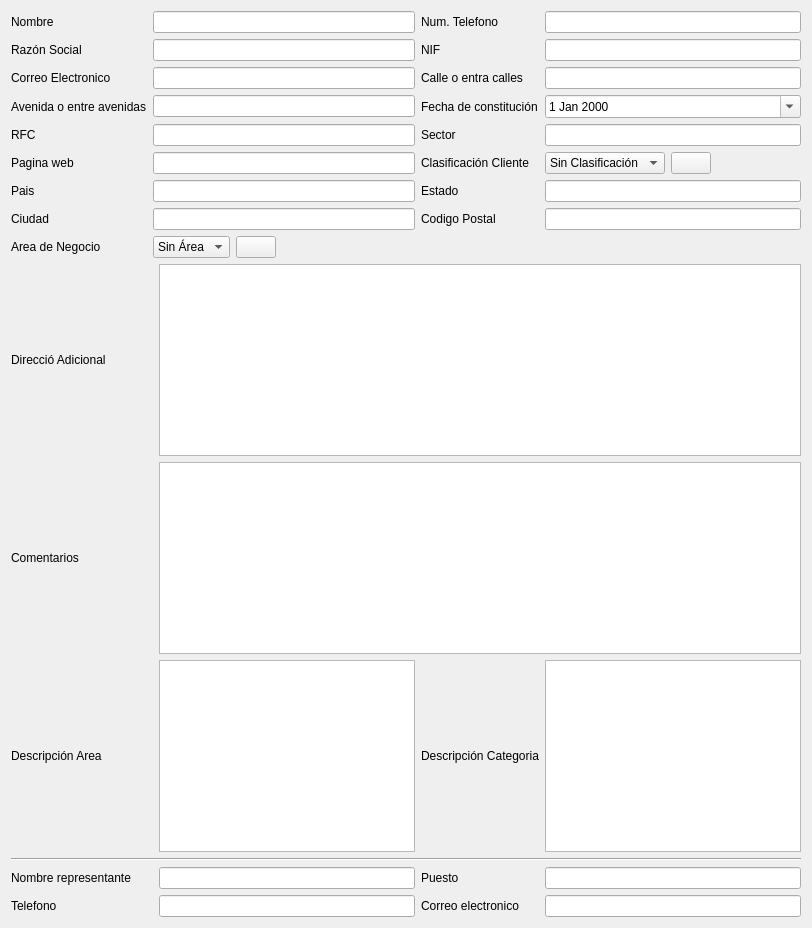
                        <widget class="QWidget" name="wpc_contenedor_clienteMoral" native="true">
                         <property name="enabled">
                          <bool>true</bool>
                         </property>
                         <property name="maximumSize">
                          <size>
                           <width>16777215</width>
                           <height>16777215</height>
                          </size>
                         </property>
                         <layout class="QGridLayout" name="gridLayout_15">
                          <item row="6" column="0">
                           <widget class="QLabel" name="etiqueta_pais_moral">
                            <property name="text">
                             <string>Pais</string>
                            </property>
                           </widget>
                          </item>
                          <item row="7" column="4">
                           <widget class="QLineEdit" name="txt_codigopostal_moral"/>
                          </item>
                          <item row="7" column="0">
                           <widget class="QLabel" name="etiqueta_ciudad_moral">
                            <property name="text">
                             <string>Ciudad</string>
                            </property>
                           </widget>
                          </item>
                          <item row="4" column="3">
                           <widget class="QLabel" name="etiqueta_wpc_sector_moral">
                            <property name="minimumSize">
                             <size>
                              <width>0</width>
                              <height>0</height>
                             </size>
                            </property>
                            <property name="text">
                             <string>Sector</string>
                            </property>
                           </widget>
                          </item>
                          <item row="13" column="3">
                           <widget class="QLabel" name="etiqueta_wpc_puesto_representante_moral">
                            <property name="minimumSize">
                             <size>
                              <width>0</width>
                              <height>0</height>
                             </size>
                            </property>
                            <property name="text">
                             <string>Puesto</string>
                            </property>
                           </widget>
                          </item>
                          <item row="6" column="4">
                           <widget class="QLineEdit" name="txt_estado_moral"/>
                          </item>
                          <item row="6" column="3">
                           <widget class="QLabel" name="etiqueta_estado_moral">
                            <property name="text">
                             <string>Estado</string>
                            </property>
                           </widget>
                          </item>
                          <item row="5" column="4">
                           <layout class="QGridLayout" name="gridLayout_13">
                            <item row="0" column="1">
                             <widget class="QPushButton" name="btn_btn_nuevacategoriaMoral">
                              <property name="cursor">
                               <cursorShape>PointingHandCursor</cursorShape>
                              </property>
                              <property name="toolTip">
                               <string>Agregar clasificación</string>
                              </property>
                              <property name="text">
                               <string/>
                              </property>
                              <property name="icon">
                               <iconset resource="../../Source/iconosSVG.qrc">
                                <normaloff>:/iconosBlancos/Icons/iconos/Blanco/agregar_blanco.svg</normaloff>:/iconosBlancos/Icons/iconos/Blanco/agregar_blanco.svg</iconset>
                              </property>
                              <property name="iconSize">
                               <size>
                                <width>20</width>
                                <height>20</height>
                               </size>
                              </property>
                             </widget>
                            </item>
                            <item row="0" column="0">
                             <widget class="QComboBox" name="cajaOpciones_categoriaMoral">
                              <item>
                               <property name="text">
                                <string>Sin Clasificación</string>
                               </property>
                              </item>
                             </widget>
                            </item>
                            <item row="0" column="2">
                             <spacer name="horizontalSpacer_5">
                              <property name="orientation">
                               <enum>Qt::Orientation::Horizontal</enum>
                              </property>
                              <property name="sizeHint" stdset="0">
                               <size>
                                <width>40</width>
                                <height>20</height>
                               </size>
                              </property>
                             </spacer>
                            </item>
                           </layout>
                          </item>
                          <item row="13" column="4">
                           <widget class="QLineEdit" name="txt_puesto_repre_moral">
                            <property name="minimumSize">
                             <size>
                              <width>200</width>
                              <height>17</height>
                             </size>
                            </property>
                           </widget>
                          </item>
                          <item row="5" column="3">
                           <widget class="QLabel" name="etiqueta_categoriaMoral">
                            <property name="text">
                             <string>Clasificación Cliente</string>
                            </property>
                           </widget>
                          </item>
                          <item row="2" column="0">
                           <widget class="QLabel" name="etiqueta_wpc_correo_moral">
                            <property name="minimumSize">
                             <size>
                              <width>0</width>
                              <height>0</height>
                             </size>
                            </property>
                            <property name="text">
                             <string>Correo Electronico</string>
                            </property>
                           </widget>
                          </item>
                          <item row="7" column="3">
                           <widget class="QLabel" name="etiqueta_codigopostal_moral">
                            <property name="text">
                             <string>Codigo Postal</string>
                            </property>
                           </widget>
                          </item>
                          <item row="13" column="0">
                           <widget class="QLabel" name="etiqueta_wpc_representante_moral">
                            <property name="minimumSize">
                             <size>
                              <width>0</width>
                              <height>0</height>
                             </size>
                            </property>
                            <property name="text">
                             <string>Nombre representante</string>
                            </property>
                           </widget>
                          </item>
                          <item row="8" column="1" colspan="2">
                           <layout class="QGridLayout" name="gridLayout_2">
                            <item row="1" column="1">
                             <widget class="QPushButton" name="btn_btn_areasnegocio_moral">
                              <property name="cursor">
                               <cursorShape>PointingHandCursor</cursorShape>
                              </property>
                              <property name="toolTip">
                               <string>Agregar área</string>
                              </property>
                              <property name="text">
                               <string/>
                              </property>
                              <property name="icon">
                               <iconset resource="../../Source/iconosSVG.qrc">
                                <normaloff>:/iconosBlancos/Icons/iconos/Blanco/agregar_blanco.svg</normaloff>:/iconosBlancos/Icons/iconos/Blanco/agregar_blanco.svg</iconset>
                              </property>
                              <property name="iconSize">
                               <size>
                                <width>20</width>
                                <height>20</height>
                               </size>
                              </property>
                             </widget>
                            </item>
                            <item row="1" column="0">
                             <widget class="QComboBox" name="cajaOpciones_areasnegocio_moral">
                              <item>
                               <property name="text">
                                <string>Sin Área</string>
                               </property>
                              </item>
                             </widget>
                            </item>
                            <item row="1" column="2">
                             <spacer name="horizontalSpacer_4">
                              <property name="orientation">
                               <enum>Qt::Orientation::Horizontal</enum>
                              </property>
                              <property name="sizeHint" stdset="0">
                               <size>
                                <width>40</width>
                                <height>20</height>
                               </size>
                              </property>
                             </spacer>
                            </item>
                           </layout>
                          </item>
                          <item row="14" column="0">
                           <widget class="QLabel" name="etiqueta_wpc_telefono_representante_moral">
                            <property name="minimumSize">
                             <size>
                              <width>0</width>
                              <height>0</height>
                             </size>
                            </property>
                            <property name="text">
                             <string>Telefono</string>
                            </property>
                           </widget>
                          </item>
                          <item row="12" column="0" colspan="5">
                           <widget class="Line" name="line">
                            <property name="orientation">
                             <enum>Qt::Orientation::Horizontal</enum>
                            </property>
                           </widget>
                          </item>
                          <item row="3" column="0">
                           <widget class="QLabel" name="etiqueta_wpc_avenidas_moral">
                            <property name="minimumSize">
                             <size>
                              <width>0</width>
                              <height>0</height>
                             </size>
                            </property>
                            <property name="text">
                             <string>Avenida o entre avenidas</string>
                            </property>
                           </widget>
                          </item>
                          <item row="2" column="4">
                           <widget class="QLineEdit" name="txt_calles_empre_moral">
                            <property name="minimumSize">
                             <size>
                              <width>200</width>
                              <height>17</height>
                             </size>
                            </property>
                           </widget>
                          </item>
                          <item row="1" column="1" colspan="2">
                           <widget class="QLineEdit" name="txt_razonsocial_moral"/>
                          </item>
                          <item row="8" column="0">
                           <widget class="QLabel" name="etiqueta_areanegocio_moral">
                            <property name="text">
                             <string>Area de Negocio</string>
                            </property>
                           </widget>
                          </item>
                          <item row="4" column="0">
                           <widget class="QLabel" name="etiqueta_wpc_rfc_moral">
                            <property name="minimumSize">
                             <size>
                              <width>0</width>
                              <height>0</height>
                             </size>
                            </property>
                            <property name="text">
                             <string>RFC</string>
                            </property>
                           </widget>
                          </item>
                          <item row="9" column="0">
                           <widget class="QLabel" name="etiqueta_direccionadicional_moral">
                            <property name="text">
                             <string>Direcció Adicional</string>
                            </property>
                           </widget>
                          </item>
                          <item row="13" column="2">
                           <widget class="QLineEdit" name="txt_nombre_repre_moral">
                            <property name="minimumSize">
                             <size>
                              <width>200</width>
                              <height>0</height>
                             </size>
                            </property>
                           </widget>
                          </item>
                          <item row="1" column="4">
                           <widget class="QLineEdit" name="txt_nif_moral"/>
                          </item>
                          <item row="14" column="4">
                           <widget class="QLineEdit" name="txt_correo_repre_moral">
                            <property name="minimumSize">
                             <size>
                              <width>200</width>
                              <height>17</height>
                             </size>
                            </property>
                           </widget>
                          </item>
                          <item row="5" column="0">
                           <widget class="QLabel" name="etiqueta_wpc_pagina_moral">
                            <property name="minimumSize">
                             <size>
                              <width>0</width>
                              <height>0</height>
                             </size>
                            </property>
                            <property name="text">
                             <string>Pagina web</string>
                            </property>
                           </widget>
                          </item>
                          <item row="3" column="1" colspan="2">
                           <widget class="QLineEdit" name="txt_avenidas_empre_moral">
                            <property name="minimumSize">
                             <size>
                              <width>200</width>
                              <height>0</height>
                             </size>
                            </property>
                           </widget>
                          </item>
                          <item row="2" column="3">
                           <widget class="QLabel" name="etiqueta_wpc_calles_moral">
                            <property name="minimumSize">
                             <size>
                              <width>0</width>
                              <height>0</height>
                             </size>
                            </property>
                            <property name="text">
                             <string>Calle o entra calles</string>
                            </property>
                           </widget>
                          </item>
                          <item row="7" column="1" colspan="2">
                           <widget class="QLineEdit" name="txt_ciudad_moral"/>
                          </item>
                          <item row="1" column="3">
                           <widget class="QLabel" name="etiqueta_nif_moral">
                            <property name="text">
                             <string>NIF</string>
                            </property>
                           </widget>
                          </item>
                          <item row="0" column="4">
                           <widget class="QLineEdit" name="txt_telefono_empre_moral">
                            <property name="minimumSize">
                             <size>
                              <width>200</width>
                              <height>17</height>
                             </size>
                            </property>
                           </widget>
                          </item>
                          <item row="9" column="2" colspan="3">
                           <widget class="QPlainTextEdit" name="txtlargo_direccionadicional_moral"/>
                          </item>
                          <item row="10" column="2" colspan="3">
                           <widget class="QPlainTextEdit" name="txtlargo_comentarios_cliente_moral"/>
                          </item>
                          <item row="4" column="1" colspan="2">
                           <widget class="QLineEdit" name="txt_rfc_empre_moral">
                            <property name="minimumSize">
                             <size>
                              <width>200</width>
                              <height>0</height>
                             </size>
                            </property>
                           </widget>
                          </item>
                          <item row="4" column="4">
                           <widget class="QLineEdit" name="txt_sector_empre_moral">
                            <property name="minimumSize">
                             <size>
                              <width>200</width>
                              <height>17</height>
                             </size>
                            </property>
                           </widget>
                          </item>
                          <item row="0" column="0">
                           <widget class="QLabel" name="etiqueta_wpc_nombre_moral">
                            <property name="minimumSize">
                             <size>
                              <width>0</width>
                              <height>0</height>
                             </size>
                            </property>
                            <property name="text">
                             <string>Nombre</string>
                            </property>
                           </widget>
                          </item>
                          <item row="6" column="1" colspan="2">
                           <widget class="QLineEdit" name="txt_pais_moral"/>
                          </item>
                          <item row="3" column="4">
                           <widget class="QDateEdit" name="fecha_fechaconstitucion">
                            <property name="calendarPopup">
                             <bool>true</bool>
                            </property>
                           </widget>
                          </item>
                          <item row="14" column="2">
                           <widget class="QLineEdit" name="txt_telefono_repre_moral">
                            <property name="minimumSize">
                             <size>
                              <width>200</width>
                              <height>0</height>
                             </size>
                            </property>
                           </widget>
                          </item>
                          <item row="2" column="1" colspan="2">
                           <widget class="QLineEdit" name="txt_correo_empre_moral">
                            <property name="minimumSize">
                             <size>
                              <width>200</width>
                              <height>0</height>
                             </size>
                            </property>
                           </widget>
                          </item>
                          <item row="5" column="1" colspan="2">
                           <widget class="QLineEdit" name="txt_pagina_empre_moral">
                            <property name="minimumSize">
                             <size>
                              <width>200</width>
                              <height>0</height>
                             </size>
                            </property>
                           </widget>
                          </item>
                          <item row="0" column="3">
                           <widget class="QLabel" name="etiqueta_wpc_telefono_moral">
                            <property name="minimumSize">
                             <size>
                              <width>0</width>
                              <height>0</height>
                             </size>
                            </property>
                            <property name="text">
                             <string>Num. Telefono</string>
                            </property>
                           </widget>
                          </item>
                          <item row="0" column="1" colspan="2">
                           <widget class="QLineEdit" name="txt_nombre_empre_moral">
                            <property name="minimumSize">
                             <size>
                              <width>200</width>
                              <height>0</height>
                             </size>
                            </property>
                           </widget>
                          </item>
                          <item row="1" column="0">
                           <widget class="QLabel" name="etiqueta_razonsocial_moral">
                            <property name="text">
                             <string>Razón Social</string>
                            </property>
                           </widget>
                          </item>
                          <item row="14" column="3">
                           <widget class="QLabel" name="etiqueta_wpc_correo_repre_moral">
                            <property name="minimumSize">
                             <size>
                              <width>0</width>
                              <height>0</height>
                             </size>
                            </property>
                            <property name="text">
                             <string>Correo electronico</string>
                            </property>
                           </widget>
                          </item>
                          <item row="10" column="0">
                           <widget class="QLabel" name="etiqueta_comentarios_cliente_moral">
                            <property name="text">
                             <string>Comentarios</string>
                            </property>
                           </widget>
                          </item>
                          <item row="3" column="3">
                           <widget class="QLabel" name="etiqueta_wpc_fechaconst_moral">
                            <property name="minimumSize">
                             <size>
                              <width>0</width>
                              <height>0</height>
                             </size>
                            </property>
                            <property name="text">
                             <string>Fecha de constitución</string>
                            </property>
                           </widget>
                          </item>
                          <item row="11" column="2">
                           <widget class="QPlainTextEdit" name="txtlargo_descripcionAreaClienteMoral"/>
                          </item>
                          <item row="11" column="0">
                           <widget class="QLabel" name="etiqueta_wpc_descripcionAreaClienteMoral">
                            <property name="text">
                             <string>Descripción Area</string>
                            </property>
                           </widget>
                          </item>
                          <item row="11" column="4">
                           <widget class="QPlainTextEdit" name="txtlargo_descripcionCategoriaClienteMoral"/>
                          </item>
                          <item row="11" column="3">
                           <widget class="QLabel" name="etiqueta_wpc_descripcionCategoriaClienteMoral">
                            <property name="text">
                             <string>Descripción Categoria</string>
                            </property>
                           </widget>
                          </item>
                         </layout>
                        </widget>
